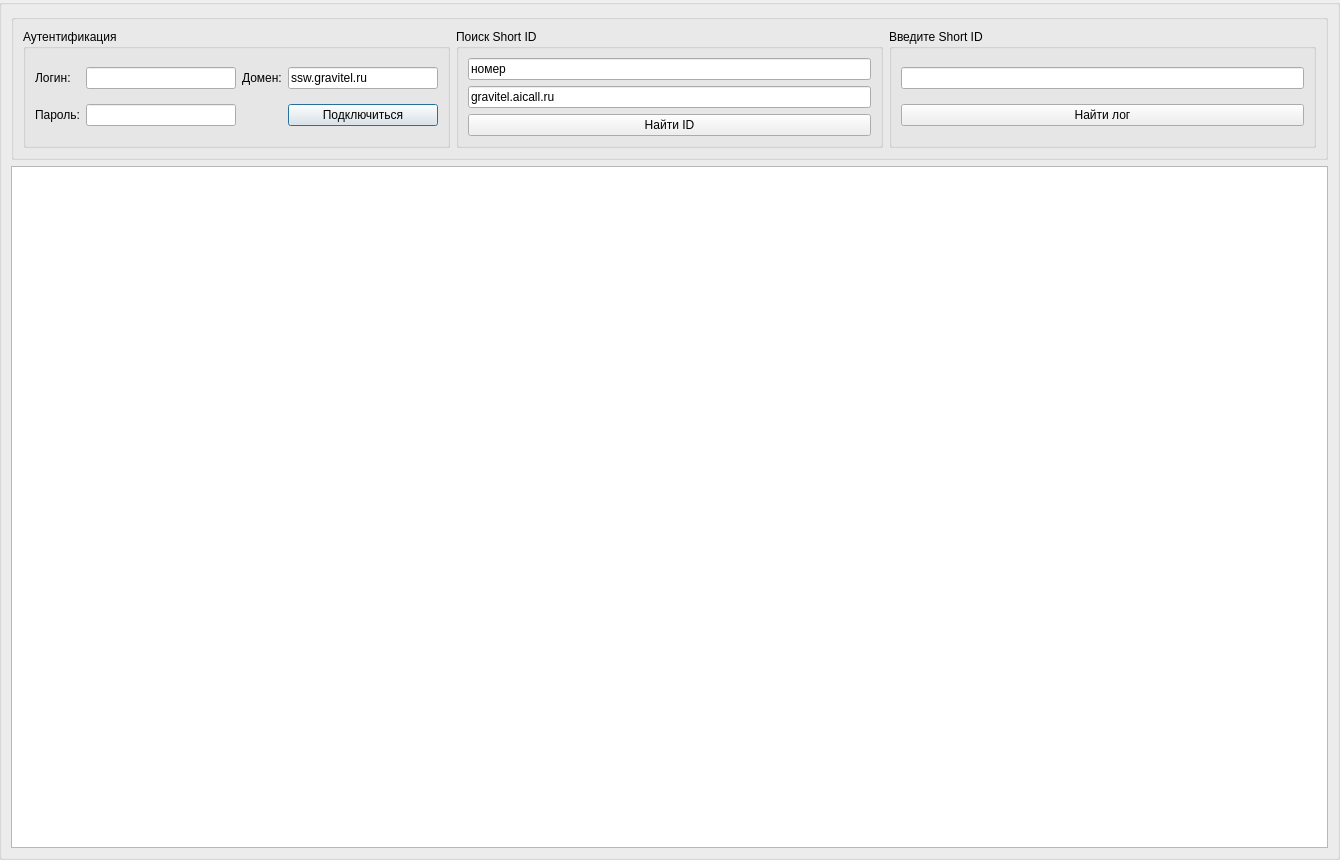
<?xml version="1.0" encoding="UTF-8"?>
<ui version="4.0">
 <class>Dialog</class>
 <widget class="QDialog" name="Dialog">
  <property name="geometry">
   <rect>
    <x>0</x>
    <y>0</y>
    <width>1340</width>
    <height>860</height>
   </rect>
  </property>
  <property name="windowTitle">
   <string>Логи звонка из Eltex</string>
  </property>
  <widget class="QGroupBox" name="groupBox_5">
   <property name="geometry">
    <rect>
     <x>-1</x>
     <y>-1</y>
     <width>1341</width>
     <height>861</height>
    </rect>
   </property>
   <property name="title">
    <string/>
   </property>
   <layout class="QVBoxLayout" name="verticalLayout">
    <item>
     <widget class="QGroupBox" name="groupBox_3">
      <property name="title">
       <string/>
      </property>
      <layout class="QGridLayout" name="gridLayout_2">
       <item row="0" column="0">
        <widget class="QGroupBox" name="groupBox">
         <property name="title">
          <string>Аутентификация</string>
         </property>
         <layout class="QGridLayout" name="gridLayout">
          <item row="0" column="0">
           <widget class="QLabel" name="label">
            <property name="text">
             <string>Логин:</string>
            </property>
           </widget>
          </item>
          <item row="0" column="1">
           <widget class="QLineEdit" name="loginSSH"/>
          </item>
          <item row="0" column="2">
           <widget class="QLabel" name="label_2">
            <property name="text">
             <string>Домен:</string>
            </property>
           </widget>
          </item>
          <item row="0" column="3">
           <widget class="QLineEdit" name="domainSSH">
            <property name="text">
             <string>ssw.gravitel.ru</string>
            </property>
           </widget>
          </item>
          <item row="1" column="0">
           <widget class="QLabel" name="label_3">
            <property name="text">
             <string>Пароль:</string>
            </property>
           </widget>
          </item>
          <item row="1" column="1">
           <widget class="QLineEdit" name="passwordSSH">
            <property name="echoMode">
             <enum>QLineEdit::Password</enum>
            </property>
           </widget>
          </item>
          <item row="1" column="3">
           <widget class="QPushButton" name="connectButton">
            <property name="text">
             <string>Подключиться</string>
            </property>
           </widget>
          </item>
         </layout>
        </widget>
       </item>
       <item row="0" column="1">
        <widget class="QGroupBox" name="groupBox_2">
         <property name="title">
          <string>Поиск Short ID</string>
         </property>
         <layout class="QGridLayout" name="gridLayout_3">
          <item row="0" column="0">
           <widget class="QLineEdit" name="numberSSH">
            <property name="text">
             <string>номер</string>
            </property>
           </widget>
          </item>
          <item row="2" column="0">
           <widget class="QPushButton" name="foundID">
            <property name="text">
             <string>Найти ID</string>
            </property>
           </widget>
          </item>
          <item row="1" column="0">
           <widget class="QLineEdit" name="foundDomainSSH">
            <property name="text">
             <string>gravitel.aicall.ru</string>
            </property>
           </widget>
          </item>
         </layout>
        </widget>
       </item>
       <item row="0" column="2">
        <widget class="QGroupBox" name="groupBox_4">
         <property name="title">
          <string>Введите Short ID</string>
         </property>
         <layout class="QGridLayout" name="gridLayout_4">
          <item row="0" column="0">
           <widget class="QLineEdit" name="shortID"/>
          </item>
          <item row="1" column="0">
           <widget class="QPushButton" name="pushButton">
            <property name="text">
             <string>Найти лог</string>
            </property>
           </widget>
          </item>
         </layout>
        </widget>
       </item>
      </layout>
     </widget>
    </item>
    <item>
     <widget class="QTextBrowser" name="outputWindow">
      <property name="font">
       <font>
        <family>Consolas</family>
       </font>
      </property>
      <property name="mouseTracking">
       <bool>true</bool>
      </property>
      <property name="layoutDirection">
       <enum>Qt::LeftToRight</enum>
      </property>
      <property name="autoFillBackground">
       <bool>false</bool>
      </property>
      <property name="html">
       <string>&lt;!DOCTYPE HTML PUBLIC &quot;-//W3C//DTD HTML 4.0//EN&quot; &quot;http://www.w3.org/TR/REC-html40/strict.dtd&quot;&gt;
&lt;html&gt;&lt;head&gt;&lt;meta name=&quot;qrichtext&quot; content=&quot;1&quot; /&gt;&lt;style type=&quot;text/css&quot;&gt;
p, li { white-space: pre-wrap; }
&lt;/style&gt;&lt;/head&gt;&lt;body style=&quot; font-family:'Consolas'; font-size:8.25pt; font-weight:400; font-style:normal;&quot;&gt;
&lt;p style=&quot;-qt-paragraph-type:empty; margin-top:0px; margin-bottom:0px; margin-left:0px; margin-right:0px; -qt-block-indent:0; text-indent:0px; font-family:'Arial';&quot;&gt;&lt;br /&gt;&lt;/p&gt;&lt;/body&gt;&lt;/html&gt;</string>
      </property>
     </widget>
    </item>
   </layout>
  </widget>
 </widget>
 <resources/>
 <connections/>
</ui>
